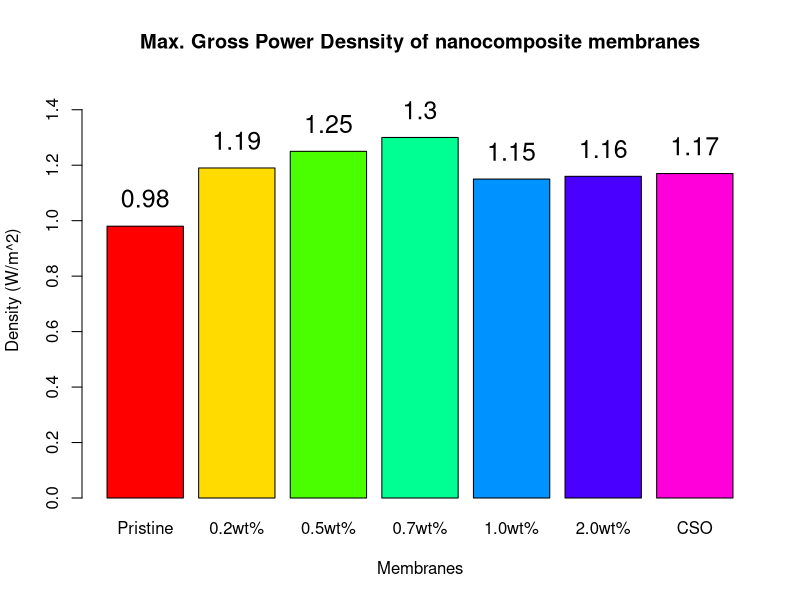

This chart was generated by the following R code:
#Data Sourses: Hong, J.G. and Chen, Y., 2014. Nanocomposite reverse electrodialysis (RED) ion-exchange membranes for salinity gradient power generation. Journal of Membrane Science, 460, pp.139-147.

d<- data.frame(Membranes=c('Pristine','0.2wt%','0.5wt%','0.7wt%','1.0wt%','2.0wt%','CSO'),
               Power_Density=c(0.98,1.19,1.25,1.30,1.15,1.16,1.17))
y<-barplot(d$Power_Density ,col=rainbow(7),ylim=c(0,1.5), xlab="Membranes",ylab="Max. Gross Power
Density (W/m^2)",main="Max. Gross Power Desnsity of nanocomposite membranes",names.arg=as.character(d$Membranes)) 
text( y,d$Power_Density +0.1,labels=d$Power_Density,cex=1.5)
